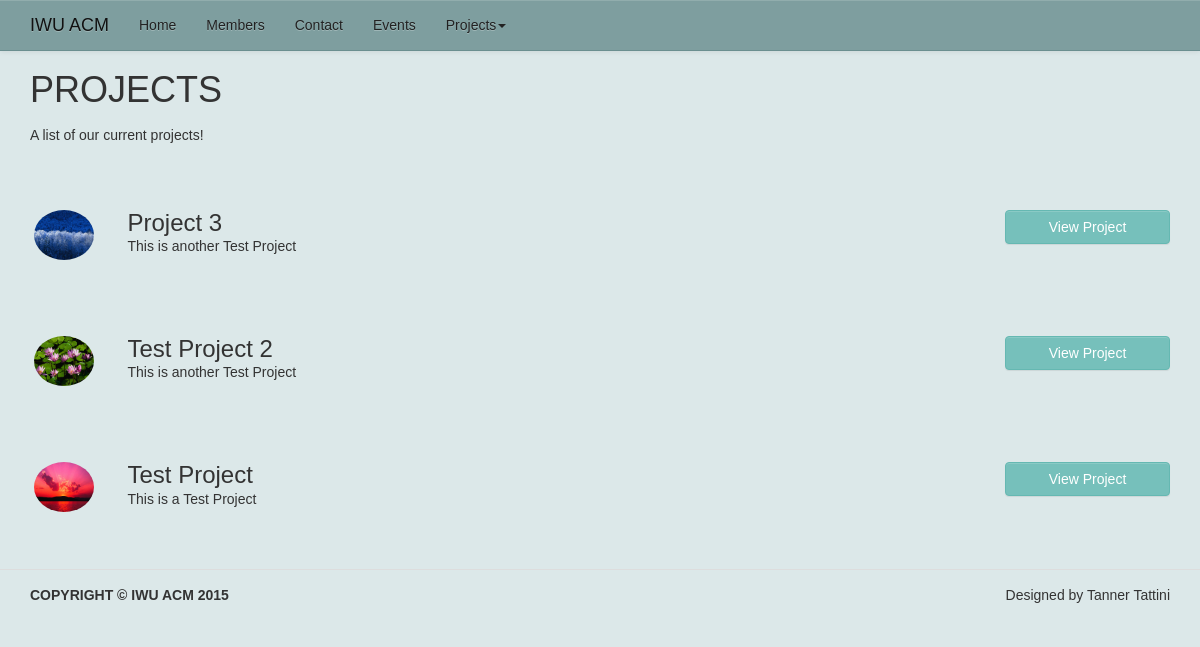
/project.php, run on the app's committed database.
### tables this page shows
CREATE TABLE IF NOT EXISTS `projectname` (
  `id` int(11) NOT NULL AUTO_INCREMENT,
  `name` varchar(50) NOT NULL,
  `des` varchar(500) NOT NULL,
  PRIMARY KEY (`id`)
);

CREATE TABLE IF NOT EXISTS `photo` (
  `no` int(11) NOT NULL AUTO_INCREMENT,
  `id` int(11) NOT NULL,
  `link` varchar(300) NOT NULL,
  PRIMARY KEY (`no`)
);

### project.php (the view, shortened to what this page needs)
<?php
  require 'template/header.php';
  ?>
 <div class="container">
    <div class="row" style="margin-bottom: 20px; padding-bottom: 5px; border: none;">
        <div class="col-md-12">
        <h1>Projects</h1>
        <p>A list of our current projects!</p>
        </div>
    </div>
  <?php
  $query = "select p.*,ph.link from `projectname` as p left join photo as ph on  ph.id=p.id order by p.id desc";
		$result = mysql_query($query);
		if($result){
			while($row = mysql_fetch_assoc($result)){
					$id =  $row['id'];
					$n =  $row['name'];
					$link =  $row['link'];
					$description = $row['des'];
					echo "<div class='project row'>
        				  <div class='col-md-1'><center><img src=".$link." class='img-circle'></center></div>
							 <div class='col-md-9'><h3> ".$n." </h3> <p> ".$description." </p> </div>
							  <div class='col-md-2'><a style='width:100%;' type='button' class='btn btn-default' href='projects.php?id=".$id."' role='button'>View Project</a> </div>
						</div>
					";
				}
			}
?>
</div>
<?php
  require 'template/footer.php';
?>

### css/style.css (style rules this page uses)
body { background: #dce8e9; width: 100%; height: 100%; min-height: 100%; font-family: Arial; }
h1 { padding-bottom: 10px; text-transform: uppercase; margin-bottom: 5px; }
a { color: #65b8b2; }
.btn-default { color: #fff; background: #76c0bb; border-color: #65b8b2; text-shadow: none; }
.container { max-width: 1200px; }
.row { border-bottom: 1px dotted #ddd; padding-bottom: 20px; margin-bottom: 30px; margin-top:50px; }
.row:last-child { border-bottom: none; }
.project { margin-bottom: 0; border-bottom: none; }
.project h3 { margin: 0; }
.project img { width: 60px; height: 50px; }
.project:last-child { margin-bottom: 30px; }

### data on the page
projectname: photo.link (picture), name "Project 3", des "This is another Test Project"
projectname: photo.link (picture), name "Test Project 2", des "This is another Test Project"
projectname: photo.link (picture), name "Test Project", des "This is a Test Project"
